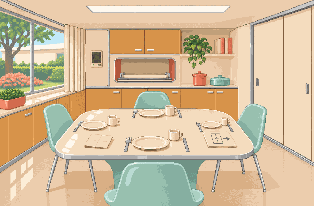
#> input picture review/chapter-01-speaker-revision-2026-11-15/candidates/dining-v04.png, 314 x 206 px, given in place of foyer.png, which was not available
$ python build_review.py
#> lines starting #> are read from the running program, lines starting #| are printed output that depends on the picture
"""Export imagegen edits while retaining original scene pixels outside speaker regions."""
from pathlib import Path
from collections import Counter, defaultdict
from itertools import product
import hashlib
import html
import json
from PIL import Image, ImageChops, ImageDraw

HERE = Path(__file__).resolve().parent
OLD = HERE.parent / 'chapter-01-first-pass-2026-11-15'
OUT = HERE / 'candidates'
PREV = HERE / 'previews'
OUT.mkdir(exist_ok=True)
PREV.mkdir(exist_ok=True)


def sha(path):
    return hashlib.sha256(path.read_bytes()).hexdigest()


def box_for(im, size):
    w, h = im.size
    ratio = size[0]/size[1]
    if w/h > ratio:
        used = h*ratio
        return ((w-used)/2, 0, (w+used)/2, h)
    used = w/ratio
    return (0, (h-used)/2, w, (h+used)/2)


def color_merge(im, radius=12):
    counts = Counter(im.getdata())
    buckets, mapping = defaultdict(list), {}
    for color, count in sorted(counts.items(), key=lambda x: (-x[1], x[0])):
        key = tuple(c//radius for c in color)
        best, distance = None, radius*radius+1
        for offset in product((-1, 0, 1), repeat=3):
            for candidate in buckets[tuple(key[i]+offset[i] for i in range(3))]:
                d = sum((a-b)**2 for a, b in zip(color, candidate))
                if d < distance:
                    best, distance = candidate, d
        if best is None:
            best = color
            buckets[key].append(color)
        mapping[color] = best
    result = Image.new('RGB', im.size)
    result.putdata([mapping[c] for c in im.getdata()])
    return result


def existing_palette(patch, original, region):
    # Preserve the room's actual palette; no new scene-wide recoloring or palette cap.
    palette = sorted(set(original.getdata()))
    border = original.crop(region)
    warm = lambda c: c[0] > 175 and c[1] > 145 and c[0] >= c[1] >= c[2] and c[2] > 90
    edge = [border.getpixel((x,y)) for y in range(border.height) for x in range(border.width) if x in (0,border.width-1) or y in (0,border.height-1)]
    old_wall = Counter(c for c in edge if warm(c)).most_common(1)[0][0]
    new_wall = Counter(c for c in patch.getdata() if warm(c)).most_common(1)[0][0]
    shift = tuple(a-b for a,b in zip(old_wall,new_wall))
    aligned = Image.new('RGB', patch.size)
    aligned.putdata([tuple(max(0,min(255,c[i]+shift[i])) for i in range(3)) if warm(c) else c for c in patch.getdata()])
    patch = aligned
    mapping = {c: min(palette, key=lambda p: sum((a-b)**2 for a, b in zip(c, p)))
               for c in set(patch.getdata())}
    result = Image.new('RGB', patch.size)
    result.putdata([mapping[c] for c in patch.getdata()])
    return result, list(shift)


def pair(before, after, title, name):
    sheet = Image.new('RGB', (before.width+after.width+24, max(before.height, after.height)+52), '#f5f1e4')
    draw = ImageDraw.Draw(sheet)
    draw.text((4, 4), title, fill='#393832')
    draw.text((4, 20), 'Before', fill='#393832')
    draw.text((before.width+24, 20), 'After', fill='#393832')
    sheet.paste(before, (0, 40))
    sheet.paste(after, (before.width+24, 40))
    sheet.save(PREV/name)


assets = []
for room, region in [('foyer', (189, 47, 244, 95)), ('dining', (84, 44, 108, 72))]:
    before_path = OLD/'candidates'/(room+'.png')
    source_path = HERE/'generation-source'/(room+'-intercom-v05.png')
    before = Image.open(before_path).convert('RGB')
#> before is the input picture: PIL image 314x206 RGB; mean R, G, B 210.3, 188.6, 156.5
    source = Image.open(source_path).convert('RGB')
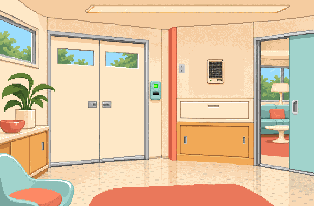
#> input picture review/chapter-01-speaker-revision-2026-11-15/candidates/foyer-v04.png, 314 x 206 px, given in place of foyer-intercom-v05.png, which was not available
#> source is the input picture: PIL image 314x206 RGB; mean R, G, B 223.3, 196.7, 163.5
    crop_box = box_for(source, (314, 206))
#> crop_box = (0, 0, 314, 206)
    generated = source.resize((314, 206), Image.Resampling.NEAREST, box=crop_box)
    patch, wall_color_shift = existing_palette(generated.crop(region), before, region)
#> in existing_palette, `palette = sorted(set(original.getdata()))`: palette = 87 items, first 6: (37, 57, 38), (54, 77, 46), (59, 52, 48), (62, 99, 55), (71, 121, 108), (74, 120, 82)
#> in existing_palette, `border = original.crop(region)`:
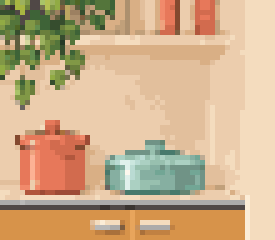
#> border: PIL image 55x48 RGB (shown 5 times larger); mean R, G, B 205.9, 175.7, 139.2
#> in existing_palette, `edge = [border.getpixel((x,y)) for y in range(border.height) for x in ..`: edge = 202 items, first 6: (100, 141, 79), (181, 193, 83), (106, 127, 60), (168, 181, 65), (156, 177, 94), (129, 152, 70)
#> in existing_palette, `old_wall = Counter(c for c in edge if warm(c)).most_common(1)[0][0]`: old_wall = (244, 220, 190)
#> in existing_palette, `new_wall = Counter(c for c in patch.getdata() if warm(c)).most_common(..`: new_wall = (249, 217, 180)
#> in existing_palette, `shift = tuple(a-b for a,b in zip(old_wall,new_wall))`: shift = (-5, 3, 10)
#> in existing_palette, `aligned = Image.new('RGB', patch.size)`: aligned: PIL image 55x48 RGB; every value is 0
#> in existing_palette, `aligned.putdata([tuple(max(0,min(255,c[i]+shift[i])) for i in range(3)..`:
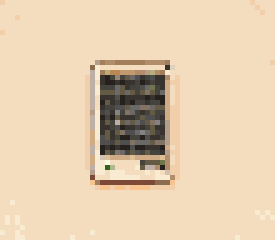
#> aligned: PIL image 55x48 RGB (shown 5 times larger); mean R, G, B 227.7, 204.8, 176.5
#> in existing_palette, `mapping = {c: min(palette, key=lambda p: sum((a-b)**2 for a, b in zip(..`: mapping = 30 items
#> wall_color_shift = [-5, 3, 10]
    after = before.copy()
    after.paste(patch, region[:2])
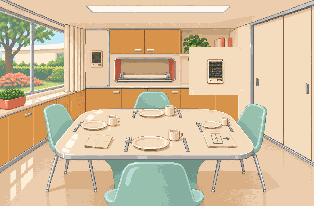
#> after: PIL image 314x206 RGB; mean R, G, B 211.2, 189.8, 158.1
    output = OUT/(room+'-v04.png')
    after.save(output)
    changed = sum(a != b for a, b in zip(before.getdata(), after.getdata()))
#> changed = 2259
    outside = after.copy()
    outside.paste(before.crop(region), region[:2])
    assert ImageChops.difference(outside, before).getbbox() is None
    asset = {'id': room, 'title': room.title(), 'kind': 'scene', 'status': 'generated', 'ownerApproved': False,
             'assetPath': None, 'candidatePath': 'candidates/'+output.name, 'dimensions': [314, 206], 'mode': 'RGB',
             'sha256': sha(output), 'beforePath': '../'+OLD.name+'/candidates/'+before_path.name,
             'beforeSha256': sha(before_path), 'sourcePath': 'generation-source/'+source_path.name,
             'sourceSha256': sha(source_path), 'sourceDimensions': list(source.size),
             'normalization': {'sourceBox': list(crop_box), 'geometry': 'NEAREST to 314x206; export generated speaker-area edit only',
                               'editRegion': list(region), 'colorPolicy': 'non-spatial warm wall-tone alignment to original border, then nearest match to existing scene colors inside edit region only', 'warmColorShiftRGB': wall_color_shift},
             'changedPixels': changed, 'changedPixelsOutsideEditRegion': 0,
             'speakerApproximateBounds': [207, 59, 225, 84] if room == 'foyer' else [91, 50, 103, 67]}
    assets.append(asset)
    pair(before, after, room.title()+' native 314x206', room+'-before-after.png')
    after.resize((1256, 824), Image.Resampling.NEAREST).save(PREV/(room+'-4x.png'))
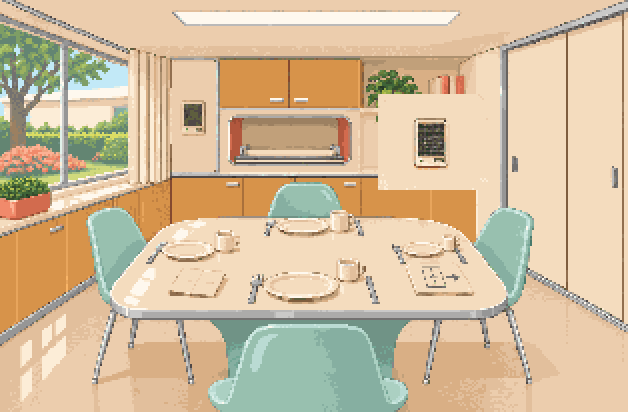
#> saved as foyer-4x.png: PIL image 1256x824 RGB (shown at 1/2 size); mean R, G, B 211.2, 189.8, 158.1
    pair(before.crop(region).resize((patch.width*4, patch.height*4), Image.Resampling.NEAREST),
         patch.resize((patch.width*4, patch.height*4), Image.Resampling.NEAREST),
         room.title()+' speaker region at 4x', room+'-speaker-before-after-4x.png')
#> call 2 of pair, with title = 'Foyer speaker region at 4x', name = 'foyer-speaker-before-after-4x.png'
#> in pair (call 2), `sheet.paste(before, (0, 40))`:
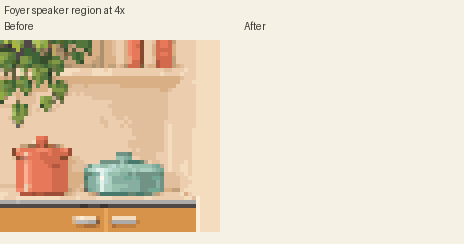
#> sheet: PIL image 464x244 RGB; mean R, G, B 229.7, 216, 194.2
#> in pair (call 2), `sheet.paste(after, (before.width+24, 40))`:
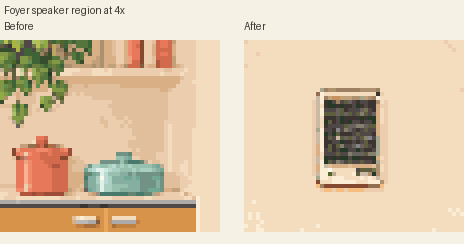
#> sheet: PIL image 464x244 RGB; mean R, G, B 223.4, 202.6, 175.1
#> (the run stopped early here; a loop or call above may not have finished)
